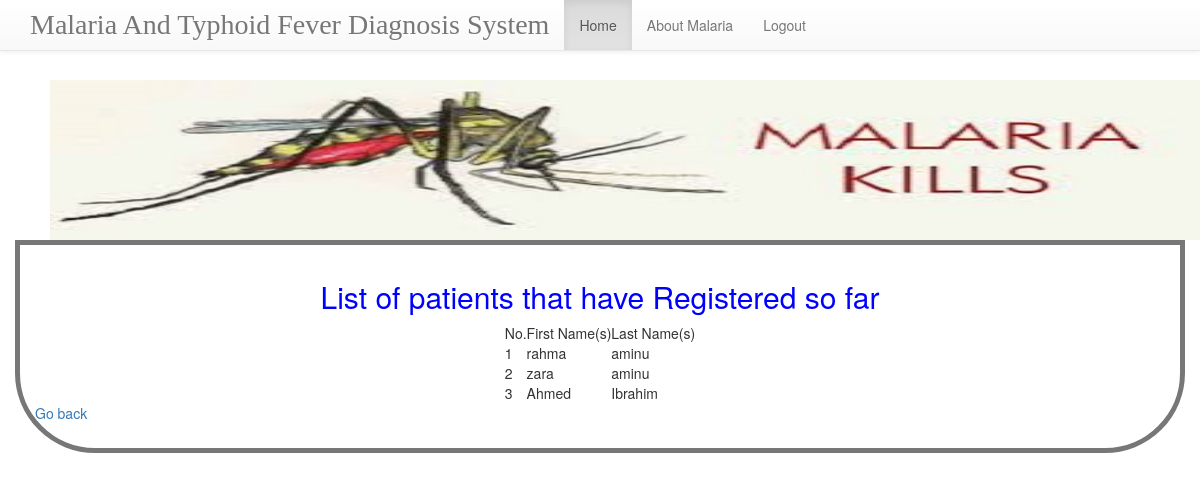
The page /view.php on the database its author committed.
### tables this page shows
CREATE TABLE IF NOT EXISTS `forms_patient` (
  `form_id` int(20) NOT NULL,
  `Firstname` char(20) NOT NULL,
  `Lastname` char(20) NOT NULL,
  `Age` int(20) NOT NULL,
  `Gender` char(20) NOT NULL,
  `Email` varchar(20) NOT NULL,
  `PhoneNo` int(20) NOT NULL,
  `Username` varchar(25) NOT NULL,
  `Password` varchar(20) NOT NULL
);

### view.php (the view, shortened to what this page needs)
<?php
	include('includes/header.php');
	$conn = mysqli_connect("localhost","root","");
 ?>
					<h2 class="green">List of patients that have Registered so far
					</h2>
				<p>
				<?php
					$select = mysqli_query($conn,"SELECT * FROM forms_patient ORDER BY form_id");
					if($select)
					{
						if(mysqli_num_rows($select) > 0)
						{
							echo' <table align="center" cellspacing = "5" cellpadding = "5" style="border-collapse:collapse;border-color:green;">
							<thead>
								<tr>
									<td margin="left">No.</td>
									<td margin="left">First Name(s)</td>
									<td margin="left">Last Name(s)</td>
								</tr>
								</thead>';
							$i=1;
							while($row = mysqli_fetch_array($select))
							{
							echo' <tbody><tr>
									<td align="left">'.$i.'</td>
									<td align="left">'.$row['Firstname'].'</td>
									<td align="left">'.$row['Lastname'].'</td>
								</tr>';
							$i++;
							}
							echo"</table>";
						}
						else{
							echo "SORRY NO record to dispay!!!";
						}
					}
					else{
						echo mysqli_error($conn);
					}
				?>
				<a href="admin.php">Go back</a>
				</p>

### css/style1.css (style rules this page uses)
a { text-decoration:none; color:black; }
body { line-height: 1.6em; font-family: Times New Roman; background: #e8e8e8; color:black; background: url(images/bbg.jpg); background-repeat:repeat-x }
h2.green { color:blue; font-style:Arial Bold; text-align: center; }

### rows shown on the page
forms_patient: Firstname "rahma", Lastname "aminu"
forms_patient: Firstname "zara", Lastname "aminu"
forms_patient: Firstname "Ahmed", Lastname "Ibrahim"
